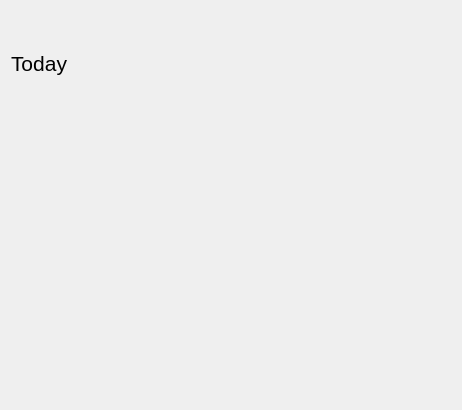
<?xml version="1.0" encoding="UTF-8"?>
<ui version="4.0">
 <class>Form</class>
 <widget class="QWidget" name="Form">
  <property name="geometry">
   <rect>
    <x>0</x>
    <y>0</y>
    <width>462</width>
    <height>410</height>
   </rect>
  </property>
  <property name="windowTitle">
   <string>Form</string>
  </property>
  <layout class="QVBoxLayout" name="verticalLayout" stretch="0,4,0">
   <item>
    <layout class="QGridLayout" name="grid_layout">
     <property name="leftMargin">
      <number>0</number>
     </property>
     <item row="2" column="1">
      <spacer name="horizontalSpacer_3">
       <property name="orientation">
        <enum>Qt::Horizontal</enum>
       </property>
       <property name="sizeHint" stdset="0">
        <size>
         <width>40</width>
         <height>20</height>
        </size>
       </property>
      </spacer>
     </item>
     <item row="2" column="0">
      <widget class="QLabel" name="selected_date">
       <property name="font">
        <font>
         <pointsize>16</pointsize>
        </font>
       </property>
       <property name="text">
        <string>Today</string>
       </property>
      </widget>
     </item>
     <item row="1" column="0">
      <spacer name="verticalSpacer_6">
       <property name="orientation">
        <enum>Qt::Vertical</enum>
       </property>
       <property name="sizeHint" stdset="0">
        <size>
         <width>20</width>
         <height>40</height>
        </size>
       </property>
      </spacer>
     </item>
    </layout>
   </item>
   <item>
    <layout class="QHBoxLayout" name="tasks_and_calendar_layout"/>
   </item>
   <item>
    <spacer name="verticalSpacer">
     <property name="orientation">
      <enum>Qt::Vertical</enum>
     </property>
     <property name="sizeHint" stdset="0">
      <size>
       <width>20</width>
       <height>40</height>
      </size>
     </property>
    </spacer>
   </item>
  </layout>
 </widget>
 <resources/>
 <connections/>
</ui>
